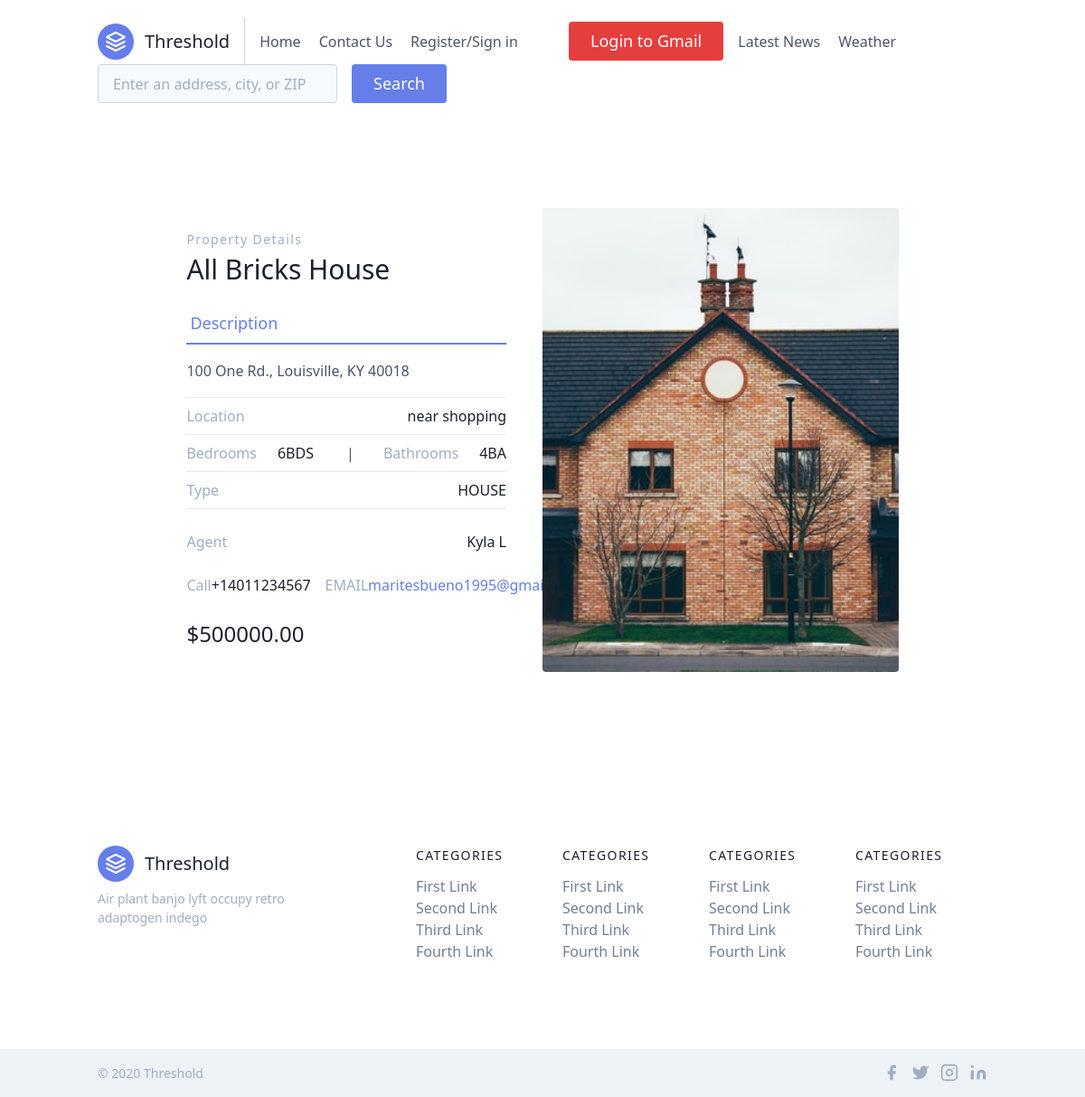
Page /display_details/105/ on the committed database.
### property/models.py (models this page shows)
class Property(models.Model):
    propertyID=models.IntegerField()
    name=models.CharField(max_length=200)
    location=models.CharField(max_length=300)
    street=models.CharField(max_length=500)
    city=models.CharField(max_length=300)
    state=models.CharField(max_length=300)
    zipcode=models.CharField(max_length=50)
    BDS=models.CharField(max_length=5)
    BA=models.CharField(max_length=5)
    price=models.DecimalField(decimal_places=2, max_digits=10)
    purpose=models.CharField(choices=PURPOSE, max_length=20)
    images=models.ImageField(upload_to='properties/%Y/%m/%d',blank=True)
    type=models.CharField(choices=TYPE, max_length=100, default='')
    created=models.DateTimeField(default=datetime.now)
    updated=models.DateTimeField(default=datetime.now)
    class Meta:
        ordering=['-created']
        verbose_name_plural='Properties'

class Contact(models.Model):
    pID = models.ForeignKey(Property, related_name="contacts", on_delete=models.CASCADE, default=0, blank=True)
    agentID=models.IntegerField()
    agentFname=models.CharField(max_length=200)
    agentLname=models.CharField(max_length=200)
    contactNum=PhoneField(blank=True, help_text='Contact phone number')
    emailAddr=models.EmailField(max_length=300)
    requirements=models.CharField(max_length=1000)
    created=models.DateTimeField(default=datetime.now)
    updated=models.DateTimeField(default=datetime.now)
    class Meta:
        ordering=['-created']

### property/views.py (the view)
# urls.py: urlpatterns = [path('display_details/<propertyID>/', views.display_details, name='display_details'),
def display_details(request, propertyID):
    details = Property.objects.filter(propertyID=str(propertyID))
    return render(request,'display_details.html',{'details':details})

### templates/display_details.html
{% extends 'base.html' %}
{% load static %}
{% block content %}
{% for d in details %}
<section class="text-gray-700 body-font overflow-hidden">
  <div class="container px-5 py-24 mx-auto">
    <div class="lg:w-4/5 mx-auto flex flex-wrap">
      <div class="lg:w-1/2 w-full lg:pr-10 lg:py-6 mb-6 lg:mb-0">
        <h2 class="text-sm title-font text-gray-500 tracking-widest">Property Details</h2>
        <h1 class="text-gray-900 text-3xl title-font font-medium mb-4">{{d.name}}</h1>
        <div class="flex mb-4">
          <a class="flex-grow text-indigo-500 border-b-2 border-indigo-500 py-2 text-lg px-1">Description</a>
        </div>
        <p class="leading-relaxed mb-4">{{d.street}}, {{d.city}}, {{d.state}} {{d.zipcode}}</p>
        <div class="flex border-t border-gray-300 py-2">
          <span class="text-gray-500">Location</span>
          <span class="ml-auto text-gray-900">{{d.location}}</span>
        </div>
        <div class="flex border-t border-gray-300 py-2">
          <span class="text-gray-500">Bedrooms</span>
          <span class="ml-auto text-gray-900">{{d.BDS}}</span>&emsp;&emsp; |&emsp;&emsp;
          <span class="text-gray-500">Bathrooms</span>
          <span class="ml-auto text-gray-900">{{d.BA}}</span>
        </div>
        <div class="flex border-t border-b mb-6 border-gray-300 py-2">
          <span class="text-gray-500">Type</span>
          <span class="ml-auto text-gray-900">{{d.type}}</span>
        </div>
        {% for c in d.contacts.all %}
        <div class="flex mb-6 border-gray-300">
          <span class="text-gray-500">Agent</span>
          <span class="ml-auto text-gray-900">{{c.agentFname}} {{c.agentLname}}</span>
        </div>
        <div class="flex mb-6 border-gray-300">
          <span class="text-gray-500">Call</span>
          <span class="ml-auto text-gray-900">{{c.contactNum}}</span>&emsp;
          <span class="text-gray-500">EMAIL</span>
          <span class="ml-auto text-indigo-500"><a href="{% url 'email' c.emailAddr %}">{{c.emailAddr}}</a></span>
        </div>
        {% endfor %}
        <div class="flex">
          <span class="title-font font-medium text-2xl text-gray-900">{% if d.purpose == "RENT" %} ${{d.price}}/mo {% else %} ${{d.price}} {% endif %}</span>
        </div>
      </div>
      <img class="lg:w-1/2 w-full lg:h-auto h-64 object-cover object-center rounded" alt="ecommerce" src={{ d.images.url }}>
    </div>
  </div>
</section>
{% endfor %}
{% endblock content %}

### rows in the picture
Property: name "All Bricks House", street "100 One Rd.", city "Louisville", state "KY", zipcode "40018", location "near shopping", BDS "6BDS", BA "4BA", type "HOUSE", price "500000.00", images (picture)
Contact: agentFname "Kyla", agentLname "L", contactNum "+14011234567", emailAddr "maritesbueno1995@gmail.com"
